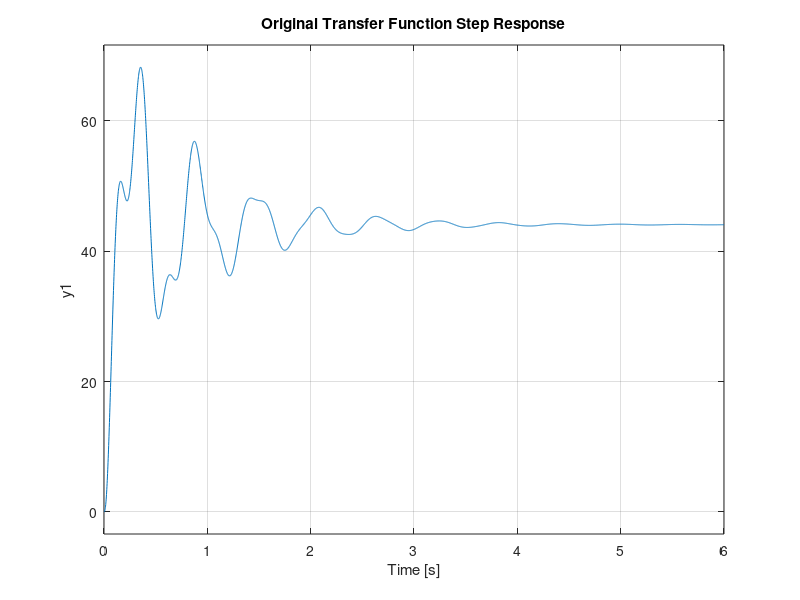

Write MATLAB code to recreate this figure. (Note: this script raises an error after producing the figure.)
clear
close all
clc

% Given Transfer Function
num = [6.04e-09 1.088e-08 1.434e-06];
den = [2.05e-15 4.409e-13 4.2e-12 3.369e-10 1.002e-09 3.253e-08];

% Define the system transfer function
G = tf(num, den);

% Define PID controller (adjusting the parameters as needed)
% Kp = 0.0663;  % Proportional gain
% Ki = 0;  % Integral gain
% Kd = 0;  % Derivative gain

% [Kp, Ki, Kd] = ZieglerNichols(0.0663, 0.17, 'ClassicPID');

Kp = 0.2;
Ki = 0.468;
Kd = 0.02;

% Create the PID controller
C = pid(Kp, Ki, Kd);

% Closed-loop system with PID controller
sys_closed_loop = feedback(C*G, 1);

% scaling for steady state value
scale = 44;

% Plot both the open-loop and closed-loop step responses
figure;
subplot(2,1,1);
step(G);
title('Original Transfer Function Step Response');
grid on;
yline(1.25*scale, '--b', '+25% (Overshoot Limit)', 'LabelHorizontalAlignment', 'center', 'LabelVerticalAlignment', 'top')
yline(0.98*scale, '--r', '-2% (Steady State Min)', 'LabelHorizontalAlignment','center', 'LabelVerticalAlignment', 'bottom');
yline(1.02*scale, '--g', '+2% (Steady State Max)', 'LabelHorizontalAlignment', 'center', 'LabelVerticalAlignment', 'top');
xlim([0 30]);  % Set x-axis to 10 seconds

subplot(2,1,2);
step(scale*sys_closed_loop);
title('PID-Controlled System Step Response');
grid on;
hold on
yline(1.25*scale, '--b', '+25% (Overshoot Limit)', 'LabelHorizontalAlignment', 'center', 'LabelVerticalAlignment', 'top')
yline(0.98*scale, '--r', '-2% (Steady State Min)', 'LabelHorizontalAlignment','center', 'LabelVerticalAlignment', 'bottom');
yline(1.02*scale, '--g', '+2% (Steady State Max)', 'LabelHorizontalAlignment', 'center', 'LabelVerticalAlignment', 'top');
xlim([0 30]);  % Set x-axis to 10 seconds

